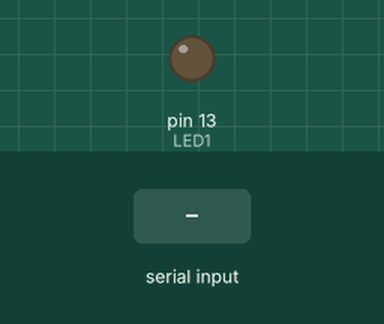
Simulated run of this sketch. Board: Arduino Uno, built with avr-gcc and run on an emulated ATmega328P. Shown: output pins drawn as LEDs (lit = HIGH). Inputs (shaded band) come from the test bench.

Above: at 1.2 s.
1.3 s: "L" received over Serial
At 2.2 s:
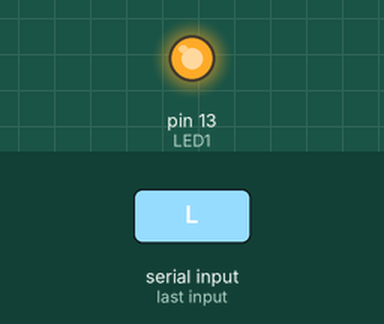
2.8 s: "D" received over Serial
At 3.3 s:
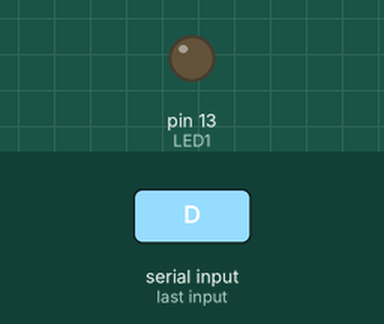
Timing chart, 0 to 5.8 s (numbered marks = the images above; inputs shaded):
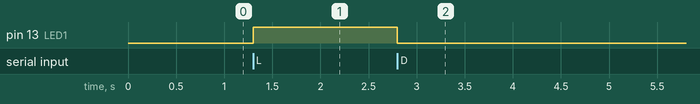

Measured:
- after the input at 1.3 s, pin 13 (LED1): LOW → HIGH at once
- after the input at 2.8 s, pin 13 (LED1): HIGH → LOW at once

The sketch:

Pratica10_BlueTooth_LED.ino
```cpp
char comando; // funçao que armazena um caractere.
int LED1 = 13;

void setup() {
  Serial.begin(9600);
  pinMode(LED1, OUTPUT);
}

void loop() {

  while(Serial.available() > 0) { // Enquanto houverem bytes disponíveis;

    comando=Serial.read(); // Lê byte do buffer serial;

  if(comando=='L')  {
    digitalWrite(LED1, HIGH);}
  if(comando=='D')  {
    digitalWrite(LED1, LOW);}
  }
}
```
